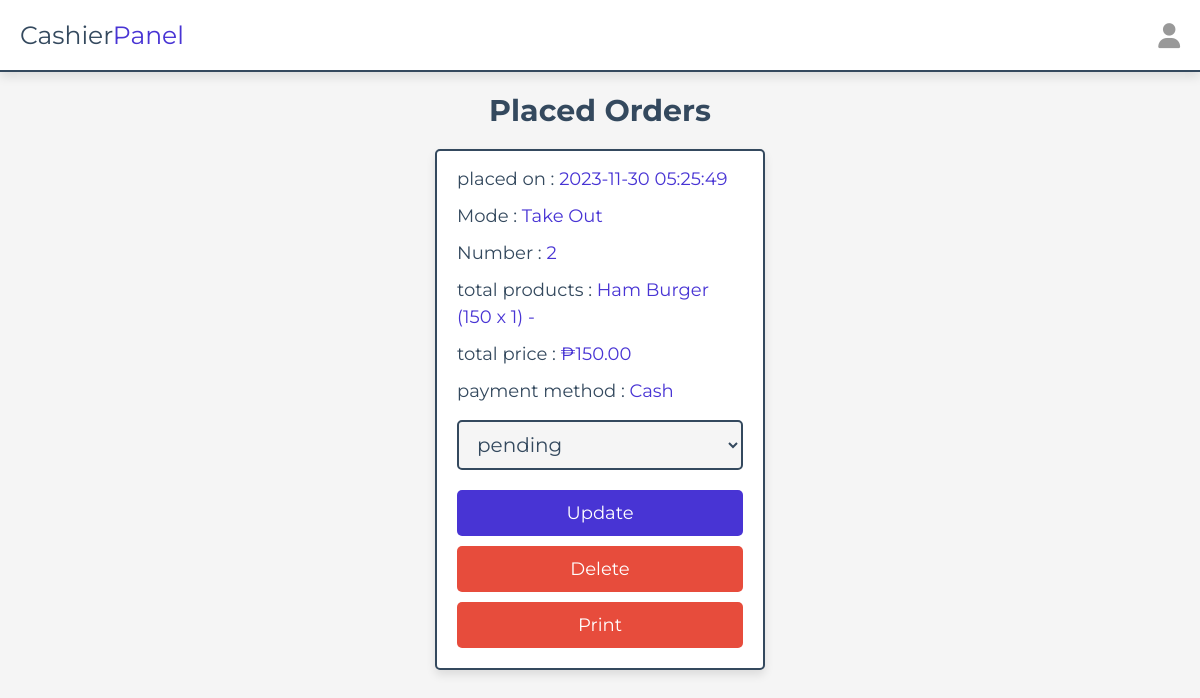
Page /cashier/dashboard.php (signed in) on the committed database.
### tables this page shows
CREATE TABLE `orders` (
  `id` int(11) UNSIGNED NOT NULL,
  `user_id` int(11) DEFAULT NULL,
  `method` varchar(50) DEFAULT NULL,
  `address` varchar(100) DEFAULT NULL,
  `address1` varchar(100) DEFAULT NULL,
  `total_products` text DEFAULT NULL,
  `total_price` decimal(10,2) DEFAULT NULL,
  `quantity_sold` int(11) DEFAULT NULL,
  `payment_status` text DEFAULT NULL,
  `placed_on` timestamp NOT NULL DEFAULT current_timestamp()
);

### cashier/dashboard.php (the view, shortened to what this page needs)
<?php
include '../components/connect.php';
?>
<!DOCTYPE html>
<html lang="en">
<head>
    <link rel="stylesheet" href="https://cdnjs.cloudflare.com/ajax/libs/font-awesome/6.1.1/css/all.min.css">
    <link rel="stylesheet" href="../css/admin_style.css">
</head>
<body>
    <?php include '../components/cashier_header.php' ?>
    <section class="placed-orders">
        <h1 class="heading">placed orders</h1>
        <div class="box-container">
            <?php
         $select_orders = $conn->prepare("SELECT * FROM `orders` WHERE payment_status = 'pending'");
         $select_orders->execute();
         if ($select_orders->rowCount() > 0) {
            while ($fetch_orders = $select_orders->fetch(PDO::FETCH_ASSOC)) {
         ?>
            <div class="box">
                <p> placed on : <span><?= $fetch_orders['placed_on']; ?></span> </p>
                <p> Mode : <span><?= $fetch_orders['address1']; ?></span> </p>
                <p> Number : <span><?= $fetch_orders['address']; ?></span> </p>
                <p> total products : <span><?= $fetch_orders['total_products']; ?></span> </p>
                <p> total price : <span>₱<?= $fetch_orders['total_price']; ?></span> </p>
                <p> payment method : <span><?= $fetch_orders['method']; ?></span> </p>
                <form action="" method="POST" onsubmit="return validateForm(this);">
                    <select name="payment_status" class="drop-down" id="paymentStatus">
                        <option value="" selected disabled><?= $fetch_orders['payment_status']; ?></option>
                    </select>
                    <div class="flex-btn1">
                        <input type="submit" value="update" class="btn" name="update_payment">
                        <a href="placed_orders.php?delete=<?= $fetch_orders['id']; ?>" class="delete-btn"
                            onclick="return confirm('delete this order?');">delete</a>
                        <a href="#" class="delete-btn"
                            onclick="printOrder(<?= $fetch_orders['id']; ?>, '<?= $fetch_orders['placed_on']; ?>', '<?= $fetch_orders['address1']; ?>', '<?= $fetch_orders['address']; ?>', '<?= $fetch_orders['total_products']; ?>', '<?= $fetch_orders['total_price']; ?>', '<?= $fetch_orders['method']; ?>', '<?= isset($cashier_name) ? $cashier_name : ''; ?>');">Print</a>
                    </div>
                </form>
            </div>
            <?php
            }
         } else {
            echo '<p class="empty">no orders placed yet!</p>';
         }
         ?>
        </div>
    </section>
</body>
</html>

### css/admin_style.css (style rules this page uses)
:root { --main-color:#4834d4; --red:#e74c3c; --orange:#f39c12; --black:#34495e; --white:#fff; --light-bg:#f5f5f5; --light-color:#999; --border:.2rem solid var(--black); --box-shadow:0 .5rem 1rem rgba(0,0,0,.1); }
* { font-family: 'Montserrat', sans-serif; margin:0; padding:0; box-sizing: border-box; text-decoration: none; outline: none; border:none; }
html { font-size: 62.5%; overflow-x: hidden; }
body { background-color: var(--light-bg); }
section { max-width: 1200px; margin:0 auto; padding:2rem; }
.btn, .delete-btn, .option-btn { display: block; margin-top: 1rem; border-radius: .5rem; cursor: pointer; width: 100%; font-size: 1.8rem; color:var(--white); padding:1.2rem 3rem; text-transform: capitalize; text-align: center; }
.btn { background-color: var(--main-color); }
.delete-btn { background-color: var(--red); }
.heading { text-align: center; margin-bottom: 2rem; text-transform: capitalize; color:var(--black); font-size: 3rem; }
.placed-orders .box-container { display: grid; grid-template-columns: repeat(auto-fit, 33rem); gap:1.5rem; justify-content: center; align-items: flex-start; }
.placed-orders .box-container .box { background-color: var(--white); border-radius: .5rem; box-shadow: var(--box-shadow); border:var(--border); padding:2rem; padding-top: 1rem; }
.placed-orders .box-container .box p { padding: .5rem 0; line-height: 1.5; font-size: 1.8rem; color:var(--black); }
.placed-orders .box-container .box p span { color:var(--main-color); }
.placed-orders .box-container .box .drop-down { width: 100%; margin:1rem 0; background-color: var(--light-bg); padding:1rem 1.4rem; font-size: 2rem; color:var(--black); border:var(--border); border-radius: .5rem; }

### rows in the picture
orders: placed_on "2023-11-30 05:25:49", address1 "Take Out", address "2", total_products "Ham Burger (150 x 1) -", total_price "150.00", method "Cash", payment_status "pending"
